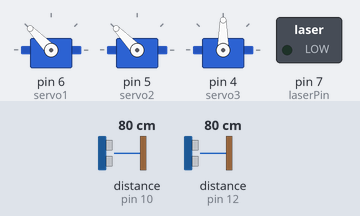
This sketch was run on a simulated Arduino Uno, built with avr-gcc and run on an emulated ATmega328P. On the bench: 3 × servo, switched loads named in the sketch (green lamp = pin HIGH). Wiring (inferred from the names in the program): 2 × ultrasonic range finder: trigger pin 9, echo pin 10 / trigger pin 11, echo pin 12. The inputs (shaded band) are chosen by the test bench; at power-on: distance to the obstacle (sensors on pin 12, pin 10) 80 cm. The echo pulse lasts 58.3 µs per cm; pins used as bus, display or sensor lines are not drawn.

Above: at 1.2 s.
1.3 s: distance to the obstacle (sensor on pin 12) set to 2 cm
At 1.8 s:
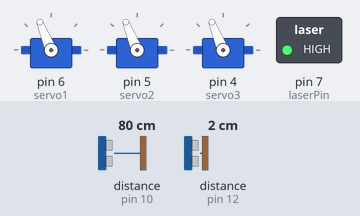
2.8 s: distance to the obstacle (sensor on pin 12) set to 46 cm
4.3 s: distance to the obstacle (sensor on pin 12) set to 53 cm
At 4.8 s:
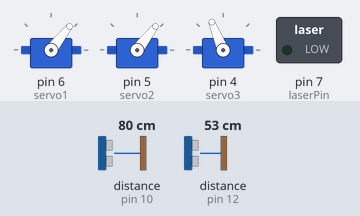
7.3 s: distance to the obstacle (sensor on pin 10) set to 2 cm
At 8.4 s:
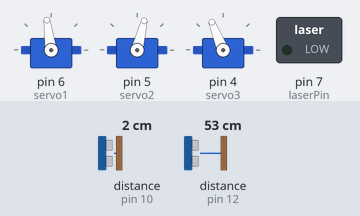
10.3 s: distance to the obstacle (sensor on pin 10) set to 299 cm
13.3 s: distance to the obstacle (sensor on pin 10) set to 4 cm
At 16.9 s:
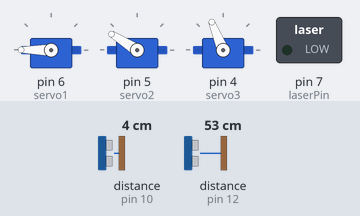
Timing chart, 0 to 17.3 s (numbered marks = the images above; inputs shaded):
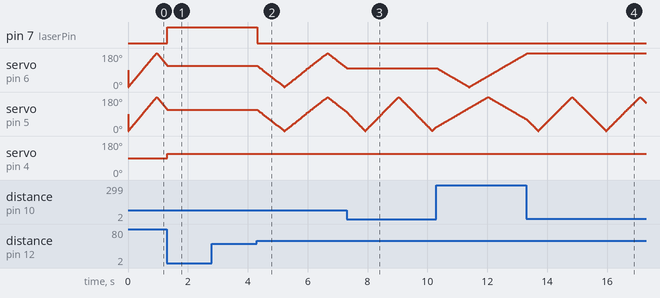

Measured:
- the behaviour switches between 50 and 51 cm on distance to the obstacle (sensor on pin 12) (found by bisection; images 1 and 2)
- after the input at 1.3 s, pin 7 (laserPin): LOW → HIGH at once; servo on pin 6 (servo1), servo on pin 5 (servo2): goes on until 1.3 s, then stays 112°; servo on pin 4 (servo3): 90° → 112° at once
- after the input at 4.3 s, pin 7 (laserPin): HIGH → LOW at once
- after the input at 7.3 s, servo on pin 6 (servo1): goes on until 7.3 s, then stays 98°
- after the input at 13.3 s, servo on pin 6 (servo1): goes on until 13.3 s, then stays 180°

The sketch:

System_tracker.ino
```cpp
#include <Servo.h>

// ===== السيرفوهات =====
Servo servo1;
Servo servo2;
Servo servo3;

// ===== Ultrasonic =====
#define trig1 9
#define echo1 10

#define trig2 11
#define echo2 12

// ===== Laser =====
#define laserPin 7

// ===== متغيرات =====
int angle1 = 0;
int angle2 = 0;

bool dir1 = true;
bool dir2 = true;

// ===== توقيت =====
unsigned long previousMillis = 0;
const int interval = 10;

// ===== قراءة المسافة =====
long readDistance(int trig, int echo) {
  digitalWrite(trig, LOW);
  delayMicroseconds(2);

  digitalWrite(trig, HIGH);
  delayMicroseconds(10);
  digitalWrite(trig, LOW);

  long duration = pulseIn(echo, HIGH);
  long distance = duration * 0.034 / 2;
  return distance;
}

void setup() {
  servo1.attach(6);
  servo2.attach(5);
  servo3.attach(4);

  pinMode(trig1, OUTPUT);
  pinMode(echo1, INPUT);

  pinMode(trig2, OUTPUT);
  pinMode(echo2, INPUT);

  pinMode(laserPin, OUTPUT);

  Serial.begin(9600);
}

void loop() {

  long d1 = readDistance(trig1, echo1);
  long d2 = readDistance(trig2, echo2);

  bool sensor1 = (d1 > 0 && d1 < 50);
  bool sensor2 = (d2 > 0 && d2 < 50);

  unsigned long currentMillis = millis();

  if (currentMillis - previousMillis >= interval) {
    previousMillis = currentMillis;

    // ===== الحساس التاني (Tracking) =====
    if (sensor2) {

      // وقف الاتنين
      servo1.write(angle1);
      servo2.write(angle2);

      // ⭐️ التوجيه المستمر للسيرفو التالت
      servo3.write(angle2);

      digitalWrite(laserPin, HIGH);
    }

    // ===== الحساس الأول =====
    else if (sensor1) {
      servo1.write(angle1);

      // السيرفو التاني يكمل
      servo2.write(angle2);

      if (dir2) {
        angle2 += 2;
        if (angle2 >= 180) dir2 = false;
      } else {
        angle2 -= 2;
        if (angle2 <= 0) dir2 = true;
      }

      digitalWrite(laserPin, LOW);
    }

    // ===== الوضع الطبيعي =====
    else {

      digitalWrite(laserPin, LOW);

      // سيرفو 1
      servo1.write(angle1);
      if (dir1) {
        angle1 += 2;
        if (angle1 >= 180) dir1 = false;
      } else {
        angle1 -= 2;
        if (angle1 <= 0) dir1 = true;
      }

      // سيرفو 2
      servo2.write(angle2);
      if (dir2) {
        angle2 += 2;
        if (angle2 >= 180) dir2 = false;
      } else {
        angle2 -= 2;
        if (angle2 <= 0) dir2 = true;
      }
    }
  }
}
```
